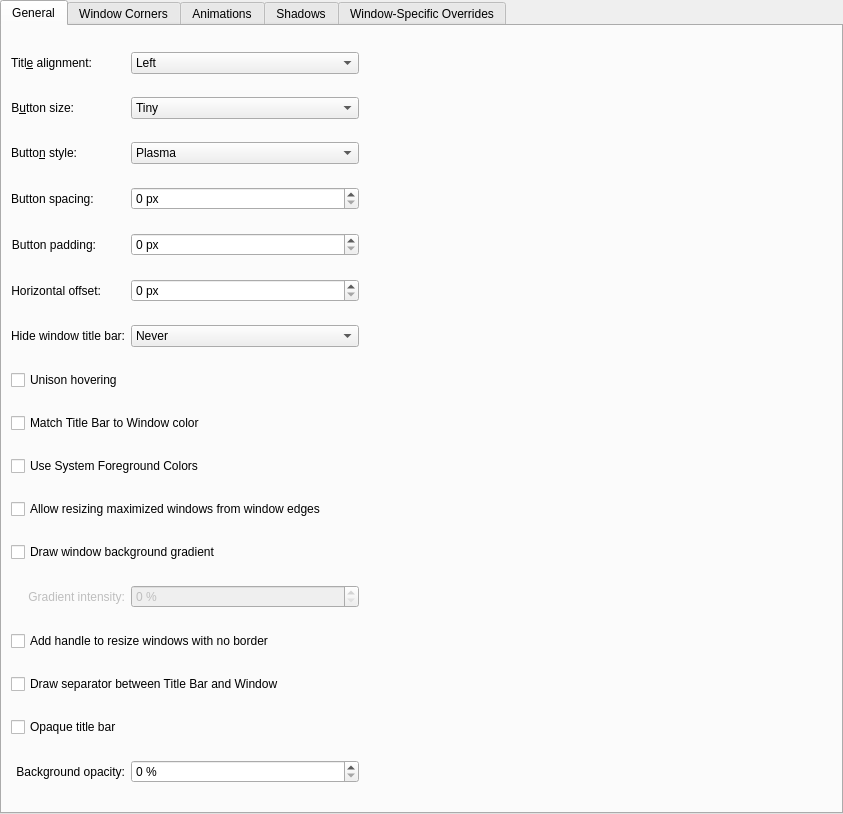
<?xml version="1.0" encoding="UTF-8"?>
<ui version="4.0">
 <class>BreezeConfigurationUI</class>
 <widget class="QWidget" name="BreezeConfigurationUI">
  <property name="geometry">
   <rect>
    <x>0</x>
    <y>0</y>
    <width>843</width>
    <height>814</height>
   </rect>
  </property>
  <layout class="QVBoxLayout" name="verticalLayout">
   <property name="leftMargin">
    <number>0</number>
   </property>
   <property name="topMargin">
    <number>0</number>
   </property>
   <property name="rightMargin">
    <number>0</number>
   </property>
   <property name="bottomMargin">
    <number>0</number>
   </property>
   <item>
    <widget class="QTabWidget" name="tabWidget">
     <property name="currentIndex">
      <number>0</number>
     </property>
     <widget class="QWidget" name="tab">
      <attribute name="title">
       <string>General</string>
      </attribute>
      <layout class="QGridLayout" name="gridLayout_4">
       <item row="4" column="1" alignment="Qt::AlignLeft">
        <widget class="QLabel" name="buttonPaddingLabel">
         <property name="text">
          <string>Button padding:</string>
         </property>
         <property name="alignment">
          <set>Qt::AlignRight|Qt::AlignTrailing|Qt::AlignVCenter</set>
         </property>
         <property name="buddy">
          <cstring>buttonPadding</cstring>
         </property>
        </widget>
       </item>
       <item row="21" column="1" colspan="4">
        <widget class="QCheckBox" name="drawSizeGrip">
         <property name="text">
          <string>Add handle to resize windows with no border</string>
         </property>
        </widget>
       </item>
       <item row="11" column="1" colspan="4">
        <widget class="QCheckBox" name="drawBackgroundGradient">
         <property name="text">
          <string>Draw window background gradient</string>
         </property>
        </widget>
       </item>
       <item row="8" column="1" colspan="4">
        <widget class="QCheckBox" name="matchColorForTitleBar">
         <property name="text">
          <string>Match Title Bar to Window color</string>
         </property>
        </widget>
       </item>
       <item row="23" column="1" colspan="3">
        <widget class="QCheckBox" name="opaqueTitleBar">
         <property name="text">
          <string>Opaque title bar</string>
         </property>
        </widget>
       </item>
       <item row="2" column="2">
        <widget class="QComboBox" name="buttonStyle">
         <item>
          <property name="text">
           <string>Plasma</string>
          </property>
         </item>
         <item>
          <property name="text">
           <string>Gnome</string>
          </property>
         </item>
         <item>
          <property name="text">
           <string>macOS Sierra</string>
          </property>
         </item>
         <item>
          <property name="text">
           <string>macOS Dark Aurorae</string>
          </property>
         </item>
         <item>
          <property name="text">
           <string>SBE Sierra</string>
          </property>
         </item>
         <item>
          <property name="text">
           <string>SBE Sierra Active</string>
          </property>
         </item>
         <item>
          <property name="text">
           <string>SBE Sierra Inactive</string>
          </property>
         </item>
         <item>
          <property name="text">
           <string>SBE Dark Aurorae</string>
          </property>
         </item>
         <item>
          <property name="text">
           <string>SBE Dark Aurorae Active</string>
          </property>
         </item>
         <item>
          <property name="text">
           <string>SBE Dark Aurorae Inactive</string>
          </property>
         </item>
         <item>
          <property name="text">
           <string>Sierra Color Symbols</string>
          </property>
         </item>
         <item>
          <property name="text">
           <string>Dark Aurorae Color Symbols</string>
          </property>
         </item>
         <item>
          <property name="text">
           <string>Sierra Monochrome Symbols</string>
          </property>
         </item>
         <item>
          <property name="text">
           <string>Dark Aurorae Monochrome Symbols</string>
          </property>
         </item>
        </widget>
       </item>
       <item row="1" column="2">
        <widget class="QComboBox" name="buttonSize">
         <item>
          <property name="text">
           <string>Tiny</string>
          </property>
         </item>
         <item>
          <property name="text">
           <string comment="@item:inlistbox Button size:">Small</string>
          </property>
         </item>
         <item>
          <property name="text">
           <string comment="@item:inlistbox Button size:">Medium</string>
          </property>
         </item>
         <item>
          <property name="text">
           <string comment="@item:inlistbox Button size:">Large</string>
          </property>
         </item>
         <item>
          <property name="text">
           <string comment="@item:inlistbox Button size:">Very Large</string>
          </property>
         </item>
        </widget>
       </item>
       <item row="7" column="1" colspan="4">
        <widget class="QCheckBox" name="unisonHovering">
         <property name="text">
          <string>Unison hovering</string>
         </property>
        </widget>
       </item>
       <item row="12" column="1">
        <widget class="QLabel" name="label_7">
         <property name="enabled">
          <bool>false</bool>
         </property>
         <property name="text">
          <string>Gradient intensity:</string>
         </property>
         <property name="alignment">
          <set>Qt::AlignRight|Qt::AlignTrailing|Qt::AlignVCenter</set>
         </property>
        </widget>
       </item>
       <item row="3" column="1">
        <widget class="QLabel" name="buttonSpacingLabel">
         <property name="text">
          <string>Button spacing:</string>
         </property>
         <property name="buddy">
          <cstring>buttonSpacing</cstring>
         </property>
        </widget>
       </item>
       <item row="3" column="2">
        <widget class="QSpinBox" name="buttonSpacing">
         <property name="suffix">
          <string> px</string>
         </property>
         <property name="prefix">
          <string/>
         </property>
        </widget>
       </item>
       <item row="0" column="1" alignment="Qt::AlignLeft">
        <widget class="QLabel" name="label_3">
         <property name="text">
          <string>Titl&amp;e alignment:</string>
         </property>
         <property name="alignment">
          <set>Qt::AlignRight|Qt::AlignTrailing|Qt::AlignVCenter</set>
         </property>
         <property name="buddy">
          <cstring>titleAlignment</cstring>
         </property>
        </widget>
       </item>
       <item row="10" column="1" colspan="4">
        <widget class="QCheckBox" name="drawBorderOnMaximizedWindows">
         <property name="text">
          <string>Allow resizing maximized windows from window edges</string>
         </property>
        </widget>
       </item>
       <item row="5" column="2">
        <widget class="QSpinBox" name="hOffset">
         <property name="enabled">
          <bool>true</bool>
         </property>
         <property name="suffix">
          <string> px</string>
         </property>
         <property name="maximum">
          <number>50</number>
         </property>
        </widget>
       </item>
       <item row="4" column="2">
        <widget class="QSpinBox" name="buttonPadding">
         <property name="enabled">
          <bool>true</bool>
         </property>
         <property name="suffix">
          <string> px</string>
         </property>
         <property name="maximum">
          <number>50</number>
         </property>
        </widget>
       </item>
       <item row="22" column="1" colspan="3">
        <widget class="QCheckBox" name="drawTitleBarSeparator">
         <property name="text">
          <string>Draw separator between Title Bar and Window</string>
         </property>
        </widget>
       </item>
       <item row="1" column="1" alignment="Qt::AlignLeft">
        <widget class="QLabel" name="label_4">
         <property name="text">
          <string>B&amp;utton size:</string>
         </property>
         <property name="alignment">
          <set>Qt::AlignRight|Qt::AlignTrailing|Qt::AlignVCenter</set>
         </property>
         <property name="buddy">
          <cstring>buttonSize</cstring>
         </property>
        </widget>
       </item>
       <item row="6" column="1" alignment="Qt::AlignLeft">
        <widget class="QLabel" name="label_14">
         <property name="text">
          <string>Hide window title bar:</string>
         </property>
         <property name="alignment">
          <set>Qt::AlignRight|Qt::AlignTrailing|Qt::AlignVCenter</set>
         </property>
         <property name="buddy">
          <cstring>hideTitleBar</cstring>
         </property>
        </widget>
       </item>
       <item row="6" column="2">
        <widget class="QComboBox" name="hideTitleBar">
         <item>
          <property name="text">
           <string>Never</string>
          </property>
         </item>
         <item>
          <property name="text">
           <string>Maximized Windows</string>
          </property>
         </item>
         <item>
          <property name="text">
           <string>Any Maximization</string>
          </property>
         </item>
         <item>
          <property name="text">
           <string>Always</string>
          </property>
         </item>
        </widget>
       </item>
       <item row="5" column="1" alignment="Qt::AlignLeft">
        <widget class="QLabel" name="hOffsetLabel">
         <property name="text">
          <string>Horizontal offset:</string>
         </property>
         <property name="alignment">
          <set>Qt::AlignRight|Qt::AlignTrailing|Qt::AlignVCenter</set>
         </property>
         <property name="buddy">
          <cstring>hOffset</cstring>
         </property>
        </widget>
       </item>
       <item row="0" column="3">
        <spacer name="horizontalSpacer">
         <property name="orientation">
          <enum>Qt::Horizontal</enum>
         </property>
         <property name="sizeHint" stdset="0">
          <size>
           <width>40</width>
           <height>20</height>
          </size>
         </property>
        </spacer>
       </item>
       <item row="0" column="2">
        <widget class="QComboBox" name="titleAlignment">
         <item>
          <property name="text">
           <string>Left</string>
          </property>
         </item>
         <item>
          <property name="text">
           <string>Center</string>
          </property>
         </item>
         <item>
          <property name="text">
           <string>Center (Full Width)</string>
          </property>
         </item>
         <item>
          <property name="text">
           <string>Right</string>
          </property>
         </item>
        </widget>
       </item>
       <item row="24" column="2">
        <widget class="QSpinBox" name="opacitySpinBox">
         <property name="suffix">
          <string> %</string>
         </property>
         <property name="maximum">
          <number>100</number>
         </property>
        </widget>
       </item>
       <item row="12" column="2">
        <widget class="QSpinBox" name="gradientSpinBox">
         <property name="enabled">
          <bool>false</bool>
         </property>
         <property name="suffix">
          <string> %</string>
         </property>
         <property name="maximum">
          <number>100</number>
         </property>
        </widget>
       </item>
       <item row="9" column="1" colspan="4">
        <widget class="QCheckBox" name="systemForegroundColor">
         <property name="text">
          <string>Use System Foreground Colors</string>
         </property>
        </widget>
       </item>
       <item row="2" column="1" alignment="Qt::AlignLeft">
        <widget class="QLabel" name="label_8">
         <property name="text">
          <string>Butto&amp;n style:</string>
         </property>
         <property name="alignment">
          <set>Qt::AlignRight|Qt::AlignTrailing|Qt::AlignVCenter</set>
         </property>
         <property name="buddy">
          <cstring>buttonStyle</cstring>
         </property>
        </widget>
       </item>
       <item row="24" column="1">
        <widget class="QLabel" name="label_6">
         <property name="text">
          <string>Background opacity:</string>
         </property>
         <property name="alignment">
          <set>Qt::AlignRight|Qt::AlignTrailing|Qt::AlignVCenter</set>
         </property>
        </widget>
       </item>
      </layout>
     </widget>
     <widget class="QWidget" name="tab_5">
      <attribute name="title">
       <string>Window Corners</string>
      </attribute>
      <layout class="QGridLayout" name="gridLayout_2">
       <item row="1" column="0" colspan="2">
        <widget class="QCheckBox" name="applyCornersShader">
         <property name="text">
          <string>Apply shader to round window corners</string>
         </property>
         <property name="checked">
          <bool>true</bool>
         </property>
        </widget>
       </item>
       <item row="8" column="1">
        <widget class="QComboBox" name="cornersType">
         <item>
          <property name="text">
           <string>Rounded</string>
          </property>
         </item>
         <item>
          <property name="text">
           <string>Squircled</string>
          </property>
         </item>
        </widget>
       </item>
       <item row="11" column="0">
        <spacer name="verticalSpacer">
         <property name="orientation">
          <enum>Qt::Vertical</enum>
         </property>
         <property name="sizeHint" stdset="0">
          <size>
           <width>20</width>
           <height>40</height>
          </size>
         </property>
        </spacer>
       </item>
       <item row="6" column="0">
        <widget class="QLabel" name="outlineStrengthLabel">
         <property name="text">
          <string>Outline strength:</string>
         </property>
        </widget>
       </item>
       <item row="8" column="0">
        <widget class="QLabel" name="CornersFormLabel">
         <property name="text">
          <string>Corners form:</string>
         </property>
        </widget>
       </item>
       <item row="7" column="0" colspan="2">
        <widget class="QCheckBox" name="disableCornersShaderForMaximized">
         <property name="text">
          <string>Disable corners rounding on maximized windows</string>
         </property>
         <property name="checked">
          <bool>false</bool>
         </property>
        </widget>
       </item>
       <item row="9" column="0" colspan="2">
        <widget class="QLabel" name="squircleRatioLabel">
         <property name="enabled">
          <bool>false</bool>
         </property>
         <property name="text">
          <string>Squircle ratio:</string>
         </property>
        </widget>
       </item>
       <item row="10" column="0" colspan="2">
        <widget class="QSlider" name="squircleRatioSlider">
         <property name="enabled">
          <bool>false</bool>
         </property>
         <property name="maximum">
          <number>24</number>
         </property>
         <property name="pageStep">
          <number>12</number>
         </property>
         <property name="value">
          <number>12</number>
         </property>
         <property name="orientation">
          <enum>Qt::Horizontal</enum>
         </property>
         <property name="tickPosition">
          <enum>QSlider::TicksBelow</enum>
         </property>
         <property name="tickInterval">
          <number>12</number>
         </property>
        </widget>
       </item>
       <item row="4" column="0" colspan="2">
        <widget class="QCheckBox" name="drawOutline">
         <property name="text">
          <string>Draw outline around windows</string>
         </property>
         <property name="checked">
          <bool>true</bool>
         </property>
        </widget>
       </item>
       <item row="5" column="0" colspan="2">
        <widget class="QCheckBox" name="darkThemeOutline">
         <property name="text">
          <string>Draw fully black outer border (good with dark themes)</string>
         </property>
         <property name="checked">
          <bool>false</bool>
         </property>
        </widget>
       </item>
       <item row="2" column="0" colspan="2">
        <widget class="QCheckBox" name="applyCornersShaderToCSD">
         <property name="text">
          <string>Apply corners rounding to CSD windows</string>
         </property>
         <property name="checked">
          <bool>true</bool>
         </property>
        </widget>
       </item>
       <item row="6" column="1">
        <widget class="QSpinBox" name="outlineStrengthSpinBox">
         <property name="suffix">
          <string> %</string>
         </property>
         <property name="prefix">
          <string/>
         </property>
         <property name="maximum">
          <number>100</number>
         </property>
         <property name="value">
          <number>15</number>
         </property>
        </widget>
       </item>
       <item row="0" column="0">
        <widget class="QLabel" name="cornerRadiusLabel">
         <property name="text">
          <string>Corner radius:</string>
         </property>
        </widget>
       </item>
       <item row="0" column="1">
        <widget class="QSpinBox" name="cornerRadiusSpinBox">
         <property name="suffix">
          <string> px</string>
         </property>
         <property name="prefix">
          <string/>
         </property>
         <property name="value">
          <number>6</number>
         </property>
        </widget>
       </item>
       <item row="0" column="2">
        <spacer name="horizontalSpacer_3">
         <property name="orientation">
          <enum>Qt::Horizontal</enum>
         </property>
         <property name="sizeHint" stdset="0">
          <size>
           <width>40</width>
           <height>20</height>
          </size>
         </property>
        </spacer>
       </item>
      </layout>
     </widget>
     <widget class="QWidget" name="tab_2">
      <attribute name="title">
       <string>Animations</string>
      </attribute>
      <layout class="QGridLayout" name="gridLayout_5">
       <item row="6" column="2">
        <layout class="QHBoxLayout" name="horizontalLayout_5">
         <item>
          <spacer name="horizontalSpacer_2">
           <property name="orientation">
            <enum>Qt::Horizontal</enum>
           </property>
           <property name="sizeType">
            <enum>QSizePolicy::Fixed</enum>
           </property>
           <property name="sizeHint" stdset="0">
            <size>
             <width>16</width>
             <height>5</height>
            </size>
           </property>
          </spacer>
         </item>
         <item>
          <widget class="QLabel" name="animationsDurationLabel">
           <property name="enabled">
            <bool>true</bool>
           </property>
           <property name="text">
            <string>A&amp;nimations duration:</string>
           </property>
           <property name="alignment">
            <set>Qt::AlignRight|Qt::AlignTrailing|Qt::AlignVCenter</set>
           </property>
           <property name="buddy">
            <cstring>animationsDuration</cstring>
           </property>
          </widget>
         </item>
         <item>
          <widget class="QSpinBox" name="animationsDuration">
           <property name="enabled">
            <bool>true</bool>
           </property>
           <property name="suffix">
            <string> ms</string>
           </property>
           <property name="maximum">
            <number>500</number>
           </property>
          </widget>
         </item>
        </layout>
       </item>
       <item row="0" column="0" colspan="3">
        <widget class="QCheckBox" name="animationsEnabled">
         <property name="text">
          <string>Enable animations</string>
         </property>
        </widget>
       </item>
       <item row="6" column="3">
        <spacer name="horizontalSpacer_4">
         <property name="orientation">
          <enum>Qt::Horizontal</enum>
         </property>
         <property name="sizeHint" stdset="0">
          <size>
           <width>40</width>
           <height>20</height>
          </size>
         </property>
        </spacer>
       </item>
       <item row="9" column="2">
        <spacer name="verticalSpacer_2">
         <property name="orientation">
          <enum>Qt::Vertical</enum>
         </property>
         <property name="sizeHint" stdset="0">
          <size>
           <width>20</width>
           <height>40</height>
          </size>
         </property>
        </spacer>
       </item>
      </layout>
     </widget>
     <widget class="QWidget" name="tab_4">
      <attribute name="title">
       <string>Shadows</string>
      </attribute>
      <layout class="QGridLayout" name="gridLayout">
       <item row="3" column="7">
        <widget class="QSpinBox" name="shadowStrength">
         <property name="suffix">
          <string>%</string>
         </property>
         <property name="minimum">
          <number>10</number>
         </property>
         <property name="maximum">
          <number>100</number>
         </property>
        </widget>
       </item>
       <item row="4" column="2" alignment="Qt::AlignLeft">
        <widget class="QLabel" name="label_5">
         <property name="text">
          <string>Color:</string>
         </property>
         <property name="alignment">
          <set>Qt::AlignRight|Qt::AlignTrailing|Qt::AlignVCenter</set>
         </property>
        </widget>
       </item>
       <item row="7" column="2" colspan="12">
        <widget class="QCheckBox" name="specificShadowsInactiveWindows">
         <property name="text">
          <string>Specific shadows on inactive windows:</string>
         </property>
        </widget>
       </item>
       <item row="3" column="2" alignment="Qt::AlignLeft">
        <widget class="QLabel" name="label_2">
         <property name="text">
          <string comment="strength of the shadow (from transparent to opaque)">S&amp;trength:</string>
         </property>
         <property name="alignment">
          <set>Qt::AlignRight|Qt::AlignTrailing|Qt::AlignVCenter</set>
         </property>
         <property name="buddy">
          <cstring>shadowStrength</cstring>
         </property>
        </widget>
       </item>
       <item row="0" column="7">
        <widget class="QComboBox" name="shadowSize">
         <item>
          <property name="text">
           <string comment="@item:inlistbox Button size:">None</string>
          </property>
         </item>
         <item>
          <property name="text">
           <string comment="@item:inlistbox Button size:">Small</string>
          </property>
         </item>
         <item>
          <property name="text">
           <string comment="@item:inlistbox Button size:">Medium</string>
          </property>
         </item>
         <item>
          <property name="text">
           <string comment="@item:inlistbox Button size:">Large</string>
          </property>
         </item>
         <item>
          <property name="text">
           <string comment="@item:inlistbox Button size:">Very Large</string>
          </property>
         </item>
        </widget>
       </item>
       <item row="0" column="2" alignment="Qt::AlignLeft">
        <widget class="QLabel" name="label">
         <property name="text">
          <string>Si&amp;ze:</string>
         </property>
         <property name="alignment">
          <set>Qt::AlignRight|Qt::AlignTrailing|Qt::AlignVCenter</set>
         </property>
         <property name="buddy">
          <cstring>shadowSize</cstring>
         </property>
        </widget>
       </item>
       <item row="4" column="7">
        <widget class="KColorButton" name="shadowColor"/>
       </item>
       <item row="9" column="7">
        <widget class="QComboBox" name="shadowSizeInactiveWindows">
         <property name="enabled">
          <bool>false</bool>
         </property>
         <item>
          <property name="text">
           <string comment="@item:inlistbox Button size:">None</string>
          </property>
         </item>
         <item>
          <property name="text">
           <string comment="@item:inlistbox Button size:">Small</string>
          </property>
         </item>
         <item>
          <property name="text">
           <string comment="@item:inlistbox Button size:">Medium</string>
          </property>
         </item>
         <item>
          <property name="text">
           <string comment="@item:inlistbox Button size:">Large</string>
          </property>
         </item>
         <item>
          <property name="text">
           <string comment="@item:inlistbox Button size:">Very Large</string>
          </property>
         </item>
        </widget>
       </item>
       <item row="0" column="12">
        <spacer name="horizontalSpacer_13">
         <property name="orientation">
          <enum>Qt::Horizontal</enum>
         </property>
         <property name="sizeHint" stdset="0">
          <size>
           <width>40</width>
           <height>20</height>
          </size>
         </property>
        </spacer>
       </item>
       <item row="12" column="7">
        <spacer name="verticalSpacer_3">
         <property name="orientation">
          <enum>Qt::Vertical</enum>
         </property>
         <property name="sizeHint" stdset="0">
          <size>
           <width>20</width>
           <height>40</height>
          </size>
         </property>
        </spacer>
       </item>
       <item row="11" column="7">
        <widget class="KColorButton" name="shadowColorInactiveWindows"/>
       </item>
       <item row="10" column="7">
        <widget class="QSpinBox" name="shadowStrengthInactiveWindows">
         <property name="enabled">
          <bool>false</bool>
         </property>
         <property name="suffix">
          <string>%</string>
         </property>
         <property name="minimum">
          <number>10</number>
         </property>
         <property name="maximum">
          <number>100</number>
         </property>
        </widget>
       </item>
       <item row="11" column="2" alignment="Qt::AlignLeft">
        <widget class="QLabel" name="label_13">
         <property name="enabled">
          <bool>false</bool>
         </property>
         <property name="text">
          <string>Color:</string>
         </property>
         <property name="alignment">
          <set>Qt::AlignRight|Qt::AlignTrailing|Qt::AlignVCenter</set>
         </property>
        </widget>
       </item>
       <item row="9" column="2" alignment="Qt::AlignLeft">
        <widget class="QLabel" name="label_11">
         <property name="enabled">
          <bool>false</bool>
         </property>
         <property name="text">
          <string>Siz&amp;e:</string>
         </property>
         <property name="alignment">
          <set>Qt::AlignRight|Qt::AlignTrailing|Qt::AlignVCenter</set>
         </property>
         <property name="buddy">
          <cstring>shadowSizeInactiveWindows</cstring>
         </property>
        </widget>
       </item>
       <item row="10" column="2" alignment="Qt::AlignLeft">
        <widget class="QLabel" name="label_12">
         <property name="enabled">
          <bool>false</bool>
         </property>
         <property name="text">
          <string comment="strength of the shadow (from transparent to opaque)">Stre&amp;ngth:</string>
         </property>
         <property name="alignment">
          <set>Qt::AlignRight|Qt::AlignTrailing|Qt::AlignVCenter</set>
         </property>
         <property name="buddy">
          <cstring>shadowStrengthInactiveWindows</cstring>
         </property>
        </widget>
       </item>
      </layout>
     </widget>
     <widget class="QWidget" name="tab_3">
      <attribute name="title">
       <string>Window-Specific Overrides</string>
      </attribute>
      <layout class="QVBoxLayout" name="verticalLayout_3">
       <item>
        <widget class="Breeze::ExceptionListWidget" name="exceptions" native="true">
         <property name="sizePolicy">
          <sizepolicy hsizetype="Preferred" vsizetype="Expanding">
           <horstretch>0</horstretch>
           <verstretch>0</verstretch>
          </sizepolicy>
         </property>
        </widget>
       </item>
      </layout>
     </widget>
    </widget>
   </item>
  </layout>
 </widget>
 <customwidgets>
  <customwidget>
   <class>KColorButton</class>
   <extends>QPushButton</extends>
   <header>kcolorbutton.h</header>
  </customwidget>
  <customwidget>
   <class>Breeze::ExceptionListWidget</class>
   <extends>QWidget</extends>
   <header>config/breezeexceptionlistwidget.h</header>
   <container>1</container>
  </customwidget>
 </customwidgets>
 <tabstops>
  <tabstop>titleAlignment</tabstop>
  <tabstop>buttonSize</tabstop>
  <tabstop>buttonStyle</tabstop>
  <tabstop>buttonSpacing</tabstop>
  <tabstop>buttonPadding</tabstop>
  <tabstop>hOffset</tabstop>
  <tabstop>hideTitleBar</tabstop>
  <tabstop>matchColorForTitleBar</tabstop>
  <tabstop>systemForegroundColor</tabstop>
  <tabstop>unisonHovering</tabstop>
  <tabstop>drawBorderOnMaximizedWindows</tabstop>
  <tabstop>drawBackgroundGradient</tabstop>
  <tabstop>drawSizeGrip</tabstop>
  <tabstop>drawTitleBarSeparator</tabstop>
  <tabstop>opaqueTitleBar</tabstop>
  <tabstop>animationsEnabled</tabstop>
  <tabstop>shadowSize</tabstop>
  <tabstop>shadowStrength</tabstop>
  <tabstop>shadowColor</tabstop>
  <tabstop>shadowSizeInactiveWindows</tabstop>
  <tabstop>shadowStrengthInactiveWindows</tabstop>
  <tabstop>shadowColorInactiveWindows</tabstop>
 </tabstops>
 <resources/>
 <connections>
  <connection>
   <sender>animationsEnabled</sender>
   <signal>toggled(bool)</signal>
   <receiver>animationsDurationLabel</receiver>
   <slot>setEnabled(bool)</slot>
   <hints>
    <hint type="sourcelabel">
     <x>20</x>
     <y>20</y>
    </hint>
    <hint type="destinationlabel">
     <x>20</x>
     <y>20</y>
    </hint>
   </hints>
  </connection>
  <connection>
   <sender>animationsEnabled</sender>
   <signal>toggled(bool)</signal>
   <receiver>animationsDuration</receiver>
   <slot>setEnabled(bool)</slot>
   <hints>
    <hint type="sourcelabel">
     <x>20</x>
     <y>20</y>
    </hint>
    <hint type="destinationlabel">
     <x>20</x>
     <y>20</y>
    </hint>
   </hints>
  </connection>
  <connection>
   <sender>drawBackgroundGradient</sender>
   <signal>toggled(bool)</signal>
   <receiver>gradientSpinBox</receiver>
   <slot>setEnabled(bool)</slot>
   <hints>
    <hint type="sourcelabel">
     <x>20</x>
     <y>20</y>
    </hint>
    <hint type="destinationlabel">
     <x>20</x>
     <y>20</y>
    </hint>
   </hints>
  </connection>
  <connection>
   <sender>drawBackgroundGradient</sender>
   <signal>toggled(bool)</signal>
   <receiver>label_7</receiver>
   <slot>setEnabled(bool)</slot>
   <hints>
    <hint type="sourcelabel">
     <x>20</x>
     <y>20</y>
    </hint>
    <hint type="destinationlabel">
     <x>20</x>
     <y>20</y>
    </hint>
   </hints>
  </connection>
  <connection>
   <sender>opaqueTitleBar</sender>
   <signal>toggled(bool)</signal>
   <receiver>opacitySpinBox</receiver>
   <slot>setDisabled(bool)</slot>
   <hints>
    <hint type="sourcelabel">
     <x>20</x>
     <y>20</y>
    </hint>
    <hint type="destinationlabel">
     <x>20</x>
     <y>20</y>
    </hint>
   </hints>
  </connection>
  <connection>
   <sender>opaqueTitleBar</sender>
   <signal>toggled(bool)</signal>
   <receiver>label_6</receiver>
   <slot>setDisabled(bool)</slot>
   <hints>
    <hint type="sourcelabel">
     <x>20</x>
     <y>20</y>
    </hint>
    <hint type="destinationlabel">
     <x>20</x>
     <y>20</y>
    </hint>
   </hints>
  </connection>
  <connection>
   <sender>specificShadowsInactiveWindows</sender>
   <signal>toggled(bool)</signal>
   <receiver>shadowSizeInactiveWindows</receiver>
   <slot>setEnabled(bool)</slot>
   <hints>
    <hint type="sourcelabel">
     <x>20</x>
     <y>20</y>
    </hint>
    <hint type="destinationlabel">
     <x>20</x>
     <y>20</y>
    </hint>
   </hints>
  </connection>
  <connection>
   <sender>specificShadowsInactiveWindows</sender>
   <signal>toggled(bool)</signal>
   <receiver>label_11</receiver>
   <slot>setEnabled(bool)</slot>
   <hints>
    <hint type="sourcelabel">
     <x>20</x>
     <y>20</y>
    </hint>
    <hint type="destinationlabel">
     <x>20</x>
     <y>20</y>
    </hint>
   </hints>
  </connection>
  <connection>
   <sender>specificShadowsInactiveWindows</sender>
   <signal>toggled(bool)</signal>
   <receiver>shadowStrengthInactiveWindows</receiver>
   <slot>setEnabled(bool)</slot>
   <hints>
    <hint type="sourcelabel">
     <x>20</x>
     <y>20</y>
    </hint>
    <hint type="destinationlabel">
     <x>20</x>
     <y>20</y>
    </hint>
   </hints>
  </connection>
  <connection>
   <sender>specificShadowsInactiveWindows</sender>
   <signal>toggled(bool)</signal>
   <receiver>label_12</receiver>
   <slot>setEnabled(bool)</slot>
   <hints>
    <hint type="sourcelabel">
     <x>20</x>
     <y>20</y>
    </hint>
    <hint type="destinationlabel">
     <x>20</x>
     <y>20</y>
    </hint>
   </hints>
  </connection>
  <connection>
   <sender>specificShadowsInactiveWindows</sender>
   <signal>toggled(bool)</signal>
   <receiver>shadowColorInactiveWindows</receiver>
   <slot>setEnabled(bool)</slot>
   <hints>
    <hint type="sourcelabel">
     <x>20</x>
     <y>20</y>
    </hint>
    <hint type="destinationlabel">
     <x>20</x>
     <y>20</y>
    </hint>
   </hints>
  </connection>
  <connection>
   <sender>specificShadowsInactiveWindows</sender>
   <signal>toggled(bool)</signal>
   <receiver>label_13</receiver>
   <slot>setEnabled(bool)</slot>
   <hints>
    <hint type="sourcelabel">
     <x>20</x>
     <y>20</y>
    </hint>
    <hint type="destinationlabel">
     <x>20</x>
     <y>20</y>
    </hint>
   </hints>
  </connection>
  <connection>
   <sender>applyCornersShader</sender>
   <signal>toggled(bool)</signal>
   <receiver>applyCornersShaderToCSD</receiver>
   <slot>setEnabled(bool)</slot>
   <hints>
    <hint type="sourcelabel">
     <x>416</x>
     <y>59</y>
    </hint>
    <hint type="destinationlabel">
     <x>416</x>
     <y>105</y>
    </hint>
   </hints>
  </connection>
  <connection>
   <sender>applyCornersShader</sender>
   <signal>toggled(bool)</signal>
   <receiver>cornerRadiusLabel</receiver>
   <slot>setEnabled(bool)</slot>
   <hints>
    <hint type="sourcelabel">
     <x>416</x>
     <y>59</y>
    </hint>
    <hint type="destinationlabel">
     <x>80</x>
     <y>158</y>
    </hint>
   </hints>
  </connection>
 </connections>
</ui>
